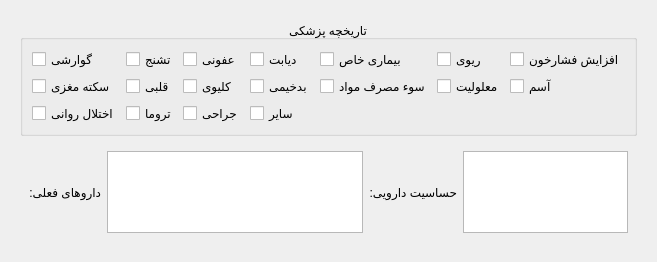
     <widget class="QWidget" name="history_and_trauma_tab">
      <attribute name="title">
       <string>تاریخچه و معاینات</string>
      </attribute>
      <layout class="QVBoxLayout" name="verticalLayout_8">
       <item>
        <widget class="QWidget" name="widget" native="true">
         <layout class="QVBoxLayout" name="verticalLayout_7">
          <item>
           <widget class="QGroupBox" name="medical_history_group_box">
            <property name="title">
             <string>تاریخچه پزشکی</string>
            </property>
            <property name="alignment">
             <set>Qt::AlignmentFlag::AlignCenter</set>
            </property>
            <layout class="QGridLayout" name="gridLayout_3">
             <item row="0" column="0">
              <widget class="QCheckBox" name="has_gastrointestinal_disease_checkBox">
               <property name="text">
                <string>گوارشی</string>
               </property>
              </widget>
             </item>
             <item row="0" column="6">
              <widget class="QCheckBox" name="has_hypertension_checkBox">
               <property name="text">
                <string>افزایش فشارخون</string>
               </property>
              </widget>
             </item>
             <item row="0" column="4">
              <widget class="QCheckBox" name="has_special_conditions_checkBox">
               <property name="text">
                <string>بیماری خاص</string>
               </property>
              </widget>
             </item>
             <item row="0" column="2">
              <widget class="QCheckBox" name="has_infectious_disease_checkBox">
               <property name="text">
                <string>عفونی</string>
               </property>
              </widget>
             </item>
             <item row="0" column="3">
              <widget class="QCheckBox" name="has_diabetes_checkBox">
               <property name="text">
                <string>دیابت</string>
               </property>
              </widget>
             </item>
             <item row="0" column="1">
              <widget class="QCheckBox" name="has_seizure_disorder_checkBox">
               <property name="text">
                <string>تشنج</string>
               </property>
              </widget>
             </item>
             <item row="0" column="5">
              <widget class="QCheckBox" name="has_pulmonary_disease_checkBox">
               <property name="text">
                <string>ریوی</string>
               </property>
              </widget>
             </item>
             <item row="1" column="3">
              <widget class="QCheckBox" name="has_malignancy_history_checkBox">
               <property name="text">
                <string>بدخیمی</string>
               </property>
              </widget>
             </item>
             <item row="1" column="4">
              <widget class="QCheckBox" name="has_substance_abuse_checkBox">
               <property name="text">
                <string>سوء مصرف مواد</string>
               </property>
              </widget>
             </item>
             <item row="1" column="2">
              <widget class="QCheckBox" name="has_renal_disease_checkBox">
               <property name="text">
                <string>کلیوی</string>
               </property>
              </widget>
             </item>
             <item row="1" column="1">
              <widget class="QCheckBox" name="has_cardiac_disease_checkBox">
               <property name="text">
                <string>قلبی</string>
               </property>
              </widget>
             </item>
             <item row="1" column="5">
              <widget class="QCheckBox" name="has_disability_checkBox">
               <property name="text">
                <string>معلولیت</string>
               </property>
              </widget>
             </item>
             <item row="1" column="6">
              <widget class="QCheckBox" name="has_asthma_checkBox">
               <property name="text">
                <string>آسم</string>
               </property>
              </widget>
             </item>
             <item row="1" column="0">
              <widget class="QCheckBox" name="has_stroke_history_checkBox">
               <property name="text">
                <string>سکته مغزی</string>
               </property>
              </widget>
             </item>
             <item row="2" column="0">
              <widget class="QCheckBox" name="has_psychiatric_disorder_checkBox">
               <property name="text">
                <string>اختلال روانی</string>
               </property>
              </widget>
             </item>
             <item row="2" column="1">
              <widget class="QCheckBox" name="has_prior_trauma_checkBox">
               <property name="text">
                <string>تروما</string>
               </property>
              </widget>
             </item>
             <item row="2" column="2">
              <widget class="QCheckBox" name="has_surgical_history_checkBox">
               <property name="text">
                <string>جراحی</string>
               </property>
              </widget>
             </item>
             <item row="2" column="3">
              <widget class="QCheckBox" name="other_medical_history_checkBox">
               <property name="text">
                <string>سایر</string>
               </property>
              </widget>
             </item>
            </layout>
           </widget>
          </item>
          <item>
           <widget class="QWidget" name="medical_history_other_info" native="true">
            <property name="maximumSize">
             <size>
              <width>16777215</width>
              <height>100</height>
             </size>
            </property>
            <layout class="QHBoxLayout" name="horizontalLayout_22">
             <item>
              <widget class="QLabel" name="current_medications_label">
               <property name="text">
                <string>داروهای فعلی:</string>
               </property>
               <property name="textFormat">
                <enum>Qt::TextFormat::PlainText</enum>
               </property>
              </widget>
             </item>
             <item>
              <widget class="QPlainTextEdit" name="current_medications_field">
               <property name="readOnly">
                <bool>true</bool>
               </property>
              </widget>
             </item>
             <item>
              <widget class="QLabel" name="drug_allergies_label">
               <property name="text">
                <string>حساسیت دارویی:</string>
               </property>
               <property name="textFormat">
                <enum>Qt::TextFormat::PlainText</enum>
               </property>
              </widget>
             </item>
             <item>
              <widget class="QPlainTextEdit" name="drug_allergies_field">
               <property name="sizeAdjustPolicy">
                <enum>QAbstractScrollArea::SizeAdjustPolicy::AdjustToContents</enum>
               </property>
               <property name="readOnly">
                <bool>true</bool>
               </property>
              </widget>
             </item>
            </layout>
           </widget>
          </item>
         </layout>
        </widget>
       </item>
      </layout>
     </widget>
